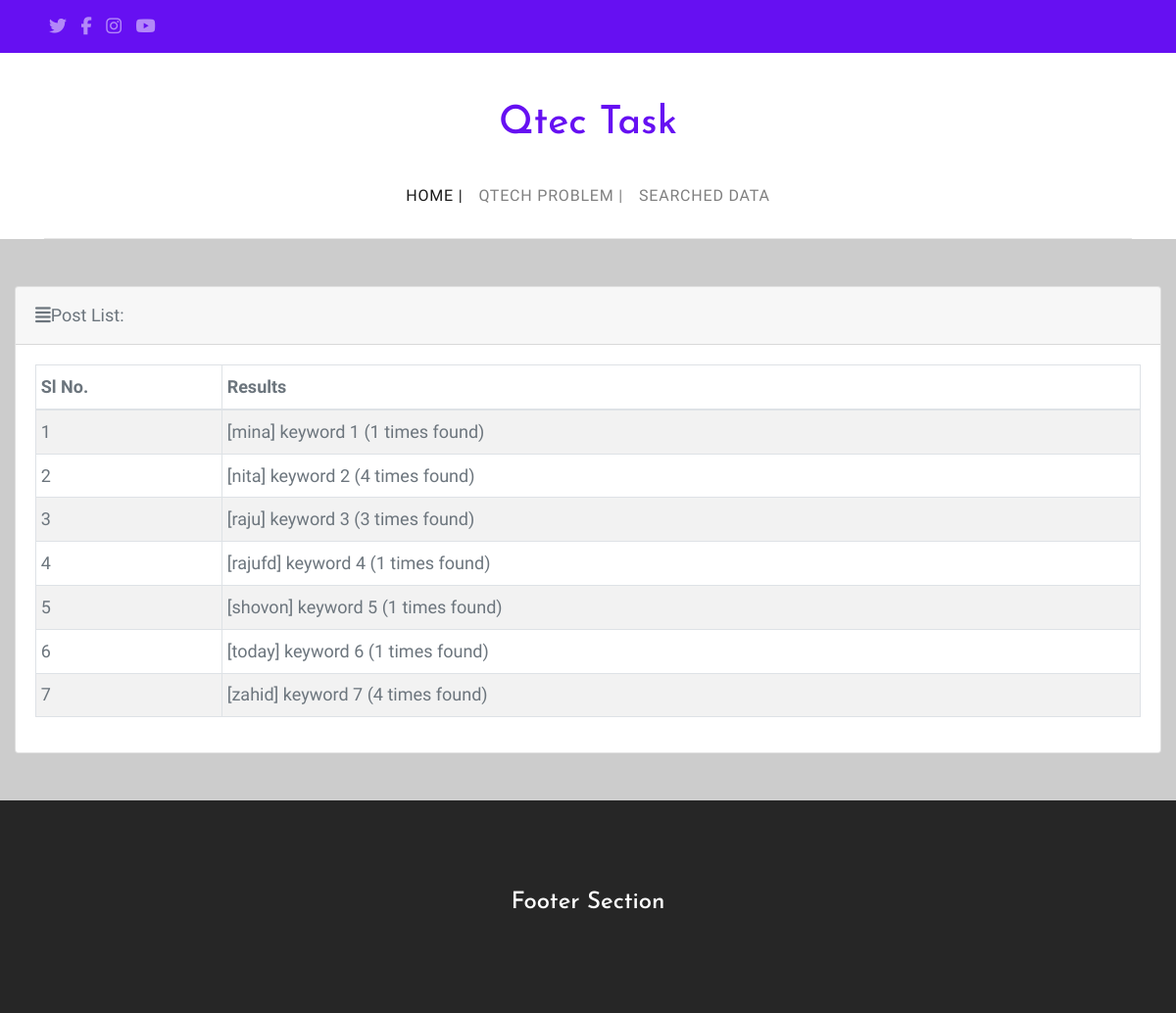
Page /qtec/search_data/ on the committed database.
### qtec/models.py (models this page shows, shortened)
class QtechKeywordSearch(models.Model):
    user = models.ForeignKey(User, on_delete=models.CASCADE)
    search_keyword = models.CharField(max_length=200)
    search_time = models.DateTimeField(auto_now_add=True)

### qtec/views.py (the view)
# urls.py: path('search_data/', views.searched_data, name='searched_data')
def searched_data(request):
    objs = QtechKeywordSearch.objects.values('search_keyword').annotate(name_count=Count('search_keyword')).filter(name_count__gt=0)
    context = {
        'objs': objs
    }
    return render(request, 'qtec/searched_data.html', context)

### templates/qtec/searched_data.html
{% extends 'layout.html' %}
{% block content %}
        <div class="card">
          <div class="card-header"><i class="fa fa-align-justify"></i>Post List:</div>
          <div class="card-body">
             <table class="table table-responsive-sm table-bordered table-striped table-sm">
                <thead>
                   <tr>
                      <th>Sl No.</th>
                      <th>Results</th>
                   </tr>
                </thead>
                <tbody>
                {% for obj in objs %}
                   <tr>
                      <td>{{ forloop.counter }}</td>
                      <td>[{{ obj.search_keyword }}] keyword {{ forloop.counter }} ({{ obj.name_count }} times found)</td>
                   </tr>
                {% endfor %}
                </tbody>
             </table>
          </div>
       </div>
{% endblock %}

### static/css/style.css (style rules this page uses)
body { background: #ccc url("../images/photography.png") repeat; font-family: "Inconsolata", SFMono-Regular, Menlo, Monaco, Consolas, "Liberation Mono", "Courier New", monospace; font-weight: 300; font-size: 18px; line-height: 1.9; color: #6c757d; }

### rows in the picture
QtechKeywordSearch: search_keyword "mina", name_count "1"
QtechKeywordSearch: search_keyword "rajufd", name_count "1"
QtechKeywordSearch: search_keyword "shovon", name_count "1"

### other values in the picture
{{ obj.search_keyword }} "nita" "raju" "today" "zahid"
{{ obj.name_count }} "4" "3" "1" "4"
